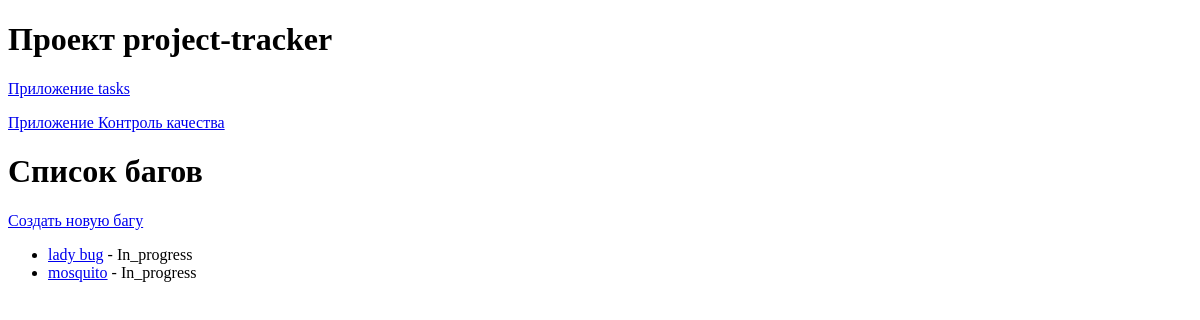
The page /quality_control/bugs/ on the database as committed earlier.
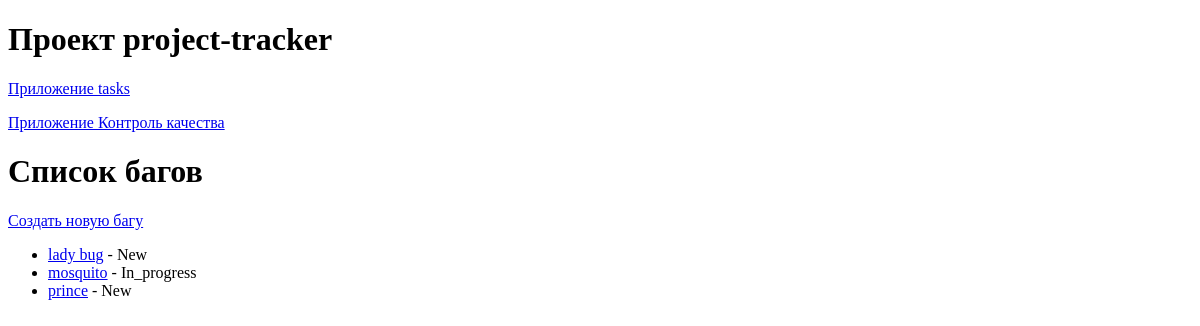
The same page on the database as committed later.
### quality_control/models.py (models this page shows)
class BugReport(models.Model):
    STATUS_CHOICES = [
        ('New', 'Новая'),
        ('In_progress', 'В работе'),
        ('Completed', 'Завершена')
    ]
    PRIORITY_CHOICES = [
        ('1', 'Пониженный'),
        ('2', 'Низкий'),
        ('3', 'Средний'),
        ('4', 'Повышенный'),
        ('5','Высокий')
    ]
    title = models.CharField(max_length=50)
    description = models.TextField()
    project = models.ForeignKey(
        Project,
        related_name='bugs',
        on_delete=models.CASCADE
    )
    task = models.ForeignKey(
        Task,
        related_name='bugs',
        on_delete=models.SET_NULL,
        null=True,
    )
    status = models.CharField(max_length=15, choices=STATUS_CHOICES, default='New')
    priority = models.CharField(max_length=15, choices=PRIORITY_CHOICES, default='3')
    created_at = models.DateTimeField(auto_now_add=True)
    updated_at = models.DateTimeField(auto_now=True)

### quality_control/views.py (the view)
# urls.py: path('bugs/', views.bug_list, name='bug_list'),
def bug_list(request):
    bugs = BugReport.objects.all()
    return render(request, 'quality_control/bug_list.html', {'bug_list': bugs})

### quality_control/templates/quality_control/bug_list.html
{% extends 'base/base.html' %}
{% block content %}
    <h1>Список багов</h1>
    <p><a href="{% url 'quality_control:bug_create' %}">Создать новую багу</a></p>
    <ul>
        {% for bug in bug_list %}
            <li><a href="{% url 'quality_control:bug_detail' bug.id %}">{{ bug.title }}</a> - {{ bug.status }}</li>
        {% endfor %}
    </ul>
{% endblock %}

Rows that differ between the two databases and show on the page:
changed BugReport "lady bug": status "In_progress" → "New"
added BugReport: title "prince", status "New"
